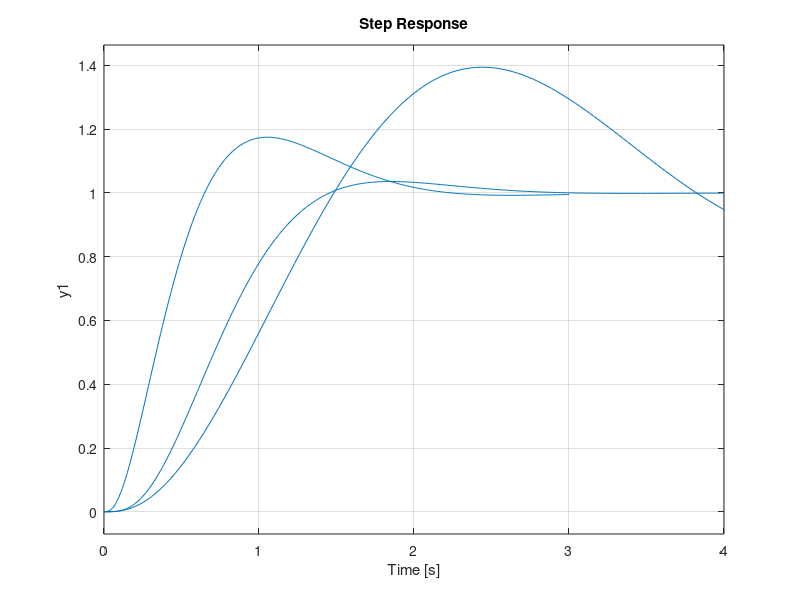

The MATLAB source for this figure:
%-----------------------------------------------------------------------%
%                     GNU GENERAL PUBLIC LICENSE                        %
%                       Version 3, 29 June 2007                         %
%                                                                       %
%         This script shows the affect of adding a pre filter           %
%                                                                       %
%     https://github.com/Matthew-J-Read/Control-Systems-Analysis.git    %
%                  Copyright © 2020  Matthew J Read                     %
% ----------------------------------------------------------------------%
s = tf('s');
K = 2.43;
g = (1*20)/(s*(s+1)*(s+10));
G = (g*((14*(s+2))/(s+28)));
gcl = feedback(g,1,-1);
Gcl = feedback((G*K),1,-1);

step(gcl)
hold on
step(Gcl)
grid on
xlim([0 20])
hold on

pf = 2/(s+2);
step(pf*Gcl)
% ----------------------------------------------------------------------%